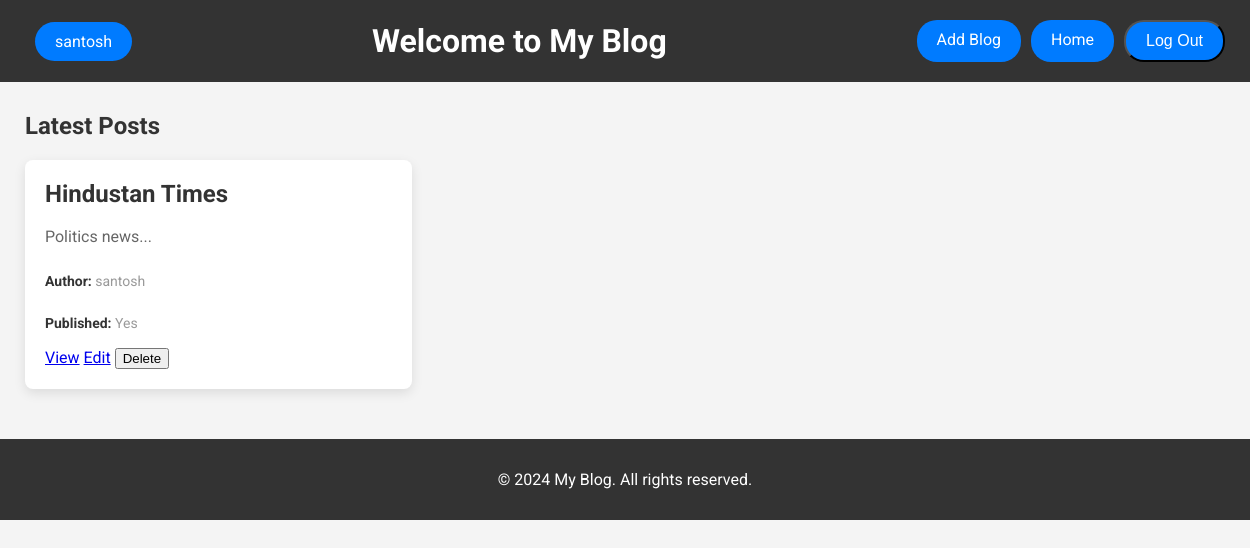
The app's page /home/ (signed in) with its own data.
### app/models.py (models this page shows, shortened)
class Post(models.Model):
    title = models.CharField(max_length=200)
    content = models.TextField()
    author = models.ForeignKey(Author, on_delete=models.CASCADE, related_name="posts")  # Many-to-one relationship
    categories = models.ManyToManyField(Category, related_name="posts")  # Many-to-many relationship
    created_at = models.DateTimeField(auto_now_add=True)
    updated_at = models.DateTimeField(auto_now=True)
    is_published = models.BooleanField(default=False)
    class Meta:
        ordering = ['-created_at']  # Newest posts first

class Author(models.Model):
    user = models.OneToOneField(User, on_delete=models.CASCADE)  # Link to Django's built-in User model
    bio = models.TextField(blank=True, null=True)  # Author bio

### app/views.py (the view)
# urls.py: 2. Add a URL to urlpatterns:  path('', views.home, name='home')
@login_required
def home(request):
    if request.user.is_authenticated:
        posts = Post.objects.filter(author__user=request.user)
        return render(request, "base.html", {"posts": posts})
    else:
        return redirect('login')  # Redirects to login page

### templates/base.html (shortened to what this page needs)
<!DOCTYPE html>
<html lang="en">
<head>
    {% load static %}
    <link rel="stylesheet" href="{% static 'css/base.css' %}">
</head>
<body>
    <header>
        <div class="header-container">
            {% if request.user.is_authenticated %}
                <a href="#" class="add-blog-button">{{ request.user.username }}</a>
            {% else %}
                <a href="{% url 'login' %}" class="add-blog-button">Login</a>
            {% endif %}
            <h1>Welcome to My Blog</h1>
            <nav>
                <a href="{% url 'add-blog' %}" class="add-blog-button">Add Blog</a>
                <a id="home-button" href="{% url 'home' %}" class="add-blog-button">Home</a>
                {% if request.user.is_authenticated %}
                    <form action="{% url 'logout' %}" method="POST" style="display:inline;">
                        <button type="submit" class="add-blog-button">Log Out</button>
                    </form>
                {% else %}
                    <a href="{% url 'login' %}" class="add-blog-button">Log In</a>
                {% endif %}
            </nav>
        </div>
    </header>
    <div class="content">
        <section class="blog-posts">
            <h2>Latest Posts</h2>
            <div class="posts-container">
                {% block content %}
                {% for post in posts %}
                    <div class="post-item">
                        <h3>{{ post.title }}</h3>
                        <p>{{ post.content|slice:":200" }}...</p>
                        <p class="author-info"><strong>Author:</strong> {{ post.author.user.username }}</p>
                        <p class="author-info"><strong>Published:</strong> {{ post.is_published|yesno:"Yes,No" }}</p>
                        <div class="post-actions">
                            <a href="{% url 'view-post' post.id %}" class="view-btn">View</a>
                            <a href="{% url 'edit-post' post.id %}" class="edit-btn">Edit</a>
                            <form method="POST" action="{% url 'delete-post' post.id %}" style="display:inline;">
                                <button type="submit" class="delete-btn" onclick="return confirm('Are you sure you want to delete this post?')">Delete</button>
                            </form>
                        </div>
                    </div>
                {% empty %}
                    <p>No blog posts available.</p>
                {% endfor %}
                {% endblock content %}
            </div>
        </section>
    </div>
    <footer>
        <p>&copy; 2024 My Blog. All rights reserved.</p>
    </footer>
</body>
</html>

### static/css/base.css (style rules this page uses)
.header-container { display: flex; justify-content: space-between; align-items: center; width: 100%; background-color: #333; color: white; padding: 15px 30px; }
.add-blog-button { text-decoration: none; color: white; background-color: #007bff; padding: 10px 20px; margin-left: 10px; border-radius: 20px; font-size: 16px; transition: background-color 0.3s ease; }
nav { display: flex; justify-content: flex-end; }

### templates/base.html (style rules this page uses)
body { font-family: 'Roboto', sans-serif; margin: 0; padding: 0; background-color: #f4f4f4; color: #333; }
header { background-color: #333; color: white; padding: 20px 0; }
.header-container { display: flex; justify-content: space-between; align-items: center; max-width: 1200px; margin: 0 auto; padding: 0 20px; }
header h1 { margin: 0; }
nav a { color: white; text-decoration: none; padding: 10px 20px; background-color: #ff9900; border-radius: 5px; transition: background-color 0.3s ease; }
.content { margin: 30px auto; padding: 0 20px; max-width: 1200px; }
.blog-posts { margin-bottom: 50px; }
.posts-container { display: grid; grid-template-columns: repeat(auto-fill, minmax(300px, 1fr)); gap: 20px; }
.post-item { background-color: white; border-radius: 8px; box-shadow: 0 4px 12px rgba(0, 0, 0, 0.1); padding: 20px; overflow: hidden; transition: transform 0.3s ease, box-shadow 0.3s ease; }
.post-item h3 { font-size: 24px; color: #333; margin: 0 0 15px; }
.post-item p { font-size: 16px; color: #666; line-height: 1.6; }
.post-item p strong { color: #333; }
.post-item .author-info { margin-top: 20px; font-size: 14px; color: #999; }
.post-item .author-info strong { color: #333; }
footer { background-color: #333; color: white; text-align: center; padding: 15px 0; }

### records on screen
Post: title "Hindustan Times", content "Politics news", author.user.username "santosh", is_published "Yes"

### other values on screen
{{ request.user.username }} "santosh"
